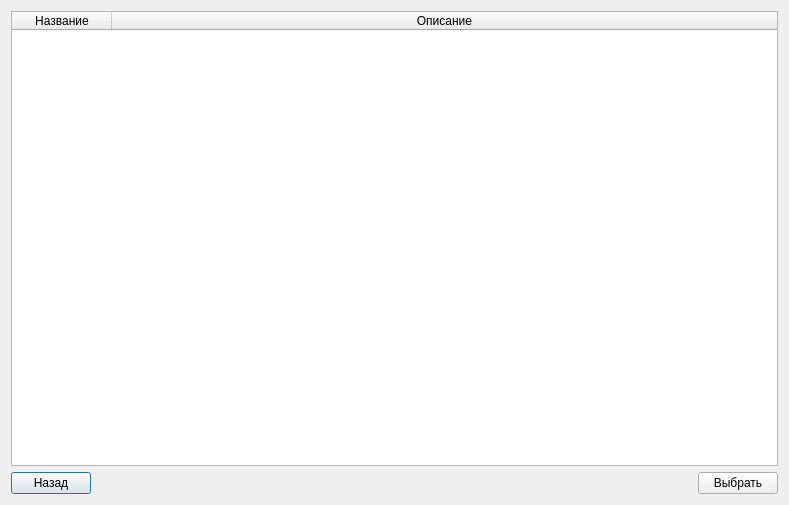
<?xml version="1.0" encoding="UTF-8"?>
<ui version="4.0">
 <class>DialogChoiceMap</class>
 <widget class="QDialog" name="DialogChoiceMap">
  <property name="geometry">
   <rect>
    <x>0</x>
    <y>0</y>
    <width>789</width>
    <height>505</height>
   </rect>
  </property>
  <property name="windowTitle">
   <string>Dialog</string>
  </property>
  <layout class="QVBoxLayout" name="verticalLayout">
   <item>
    <widget class="QTableWidget" name="tableWidgetMap">
     <attribute name="horizontalHeaderCascadingSectionResizes">
      <bool>false</bool>
     </attribute>
     <attribute name="horizontalHeaderMinimumSectionSize">
      <number>65</number>
     </attribute>
     <attribute name="horizontalHeaderStretchLastSection">
      <bool>true</bool>
     </attribute>
     <attribute name="verticalHeaderVisible">
      <bool>false</bool>
     </attribute>
     <attribute name="verticalHeaderCascadingSectionResizes">
      <bool>false</bool>
     </attribute>
     <attribute name="verticalHeaderStretchLastSection">
      <bool>false</bool>
     </attribute>
     <column>
      <property name="text">
       <string>Название</string>
      </property>
     </column>
     <column>
      <property name="text">
       <string>Описание</string>
      </property>
     </column>
    </widget>
   </item>
   <item>
    <layout class="QHBoxLayout" name="horizontalLayout">
     <item>
      <widget class="MenuButton" name="pushButtonBack">
       <property name="text">
        <string>Назад</string>
       </property>
      </widget>
     </item>
     <item>
      <spacer name="horizontalSpacer">
       <property name="orientation">
        <enum>Qt::Horizontal</enum>
       </property>
       <property name="sizeHint" stdset="0">
        <size>
         <width>40</width>
         <height>20</height>
        </size>
       </property>
      </spacer>
     </item>
     <item>
      <widget class="MenuButton" name="pushButtonChoice">
       <property name="text">
        <string>Выбрать</string>
       </property>
      </widget>
     </item>
    </layout>
   </item>
  </layout>
 </widget>
 <customwidgets>
  <customwidget>
   <class>MenuButton</class>
   <extends>QPushButton</extends>
   <header>game_widgets/MenuButton.h</header>
  </customwidget>
 </customwidgets>
 <resources/>
 <connections/>
</ui>
